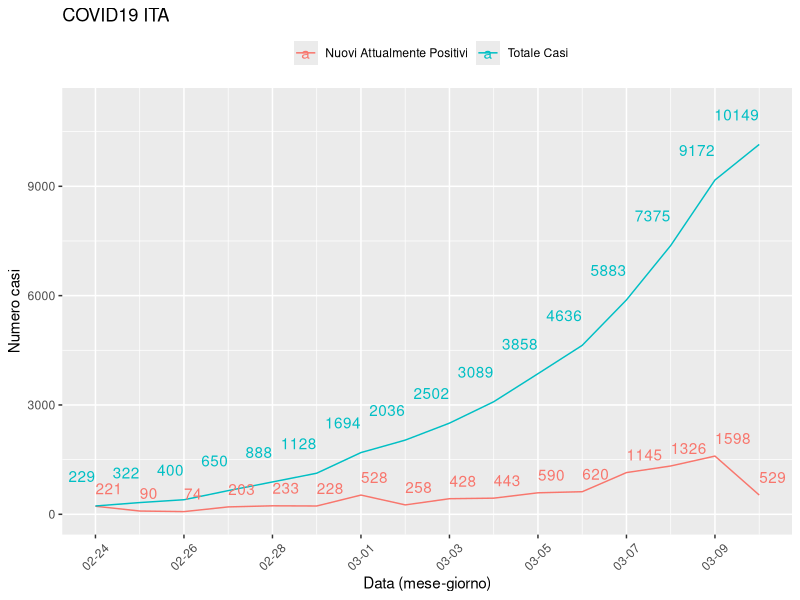

Reproduce this figure in R.
## ---- chunk 1
library(readr)
df <- read_csv("dpc-covid19-ita-andamento-nazionale.csv", col_types = cols(data = col_date(format = "%Y-%m-%d %H:%M:%S"))) 

df    
## ---- chunk 2
library(ggplot2)

plot_ricoverati_ <- ggplot(df, aes(data, casi)) + 
  geom_smooth(aes(y = ricoverati_con_sintomi, colour = "RCS")) +
  geom_line(aes(y = terapia_intensiva, colour = "TI")) + 
  geom_line(aes(y = totale_ospedalizzati, colour = "TO")) +
  geom_line(aes(y = isolamento_domiciliare, colour = "ID")) +
  geom_line(aes(y = totale_attualmente_positivi, colour = "TAP")) +
  geom_line(aes(y = nuovi_attualmente_positivi, colour = "NAP")) +
  geom_line(aes(y = totale_casi, colour = "TC")) +
  geom_line(aes(y = tamponi/100, colour = "T (x100)")) +
  scale_x_date(date_breaks = "2 day", date_labels = "%m-%d")
plot
## ---- chunk 3
plot_NAP<- ggplot(df) + 
  geom_line(aes(y = nuovi_attualmente_positivi, x=data, colour = "Nuovi Attualmente Positivi")) +
  geom_line(aes(y = totale_casi,x=data, colour = "Totale Casi")) +
  scale_x_date(date_breaks = "2 day", date_labels = "%m-%d")+
  geom_text(aes(y = nuovi_attualmente_positivi,x=data,label = round(nuovi_attualmente_positivi, 1), vjust = -1, hjust =0 , show.legend = FALSE, colour="Nuovi Attualmente Positivi"))+
  geom_text(aes(y = totale_casi,x=data,label = round(totale_casi, 1), vjust = -2, hjust = 1, show.legend = FALSE, colour="Totale Casi"))+
  ylim(c(0,max(df$totale_casi+1000)))+
  theme(axis.text.x=element_text(angle=45, vjust=0.5), legend.position = "top")+
  labs(color = "", y="Numero casi", x = "Data (mese-giorno)", title = "COVID19 ITA")
plot_NAP
